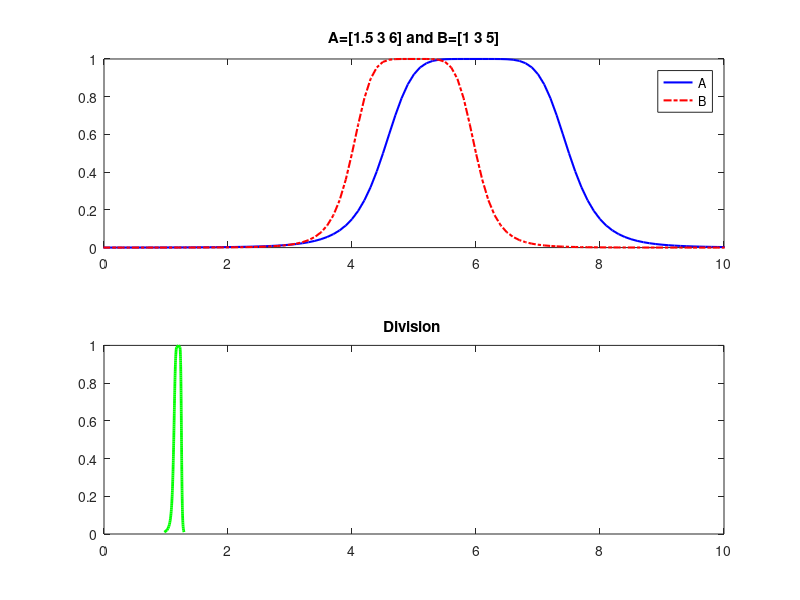

Recreate this plot in MATLAB.
clear
clc
%  Shahab Sotudian--94125091
% Bell-shaped   Number Operations
% Bell-shaped   Number A
a1=1.5;
b1=3;
c1=6;

% Bell-shaped   Number B
a2=1;
b2=3;
c2=5;

alfa=0;
y=[];
l = -5:0.1:15;

% alfa cut
A=[(c1-a1*(((1/alfa)-1).^(0.5/b1))),(c1+a1*(((1/alfa)-1).^(0.5/b1)))];
B=[(c2-a2*(((1/alfa)-1).^(0.5/b2))),(c2+a2*(((1/alfa)-1).^(0.5/b2)))];

% Division 
for i=1:1:101
    alfa=(i-1)/100;
   y(i)=alfa;
s1(i)=(c1-a1*(((1/alfa)-1).^(0.5/b1)))./(c2-a2*(((1/alfa)-1).^(0.5/b2)));
s2(i)=(c1+a1*(((1/alfa)-1).^(0.5/b1)))./(c2+a2*(((1/alfa)-1).^(0.5/b2)));


end



    subplot(211)
h1=gbellmf(l,[1.5 3 6]);
plot(l,h1,'b','linewidth',1.5)
hold on
h2=gbellmf(l,[1 3 5]);
plot(l,h2,'r-.','linewidth',1.5)
title('A=[1.5 3 6] and B=[1 3 5]')
axis([0,10,0,1])
legend('A','B')
    subplot(212)
plot(s1,y,'g','linewidth',2)
hold on
plot(s2,y,'g','linewidth',2)
axis([0,10,0,1])
title('Division ')



